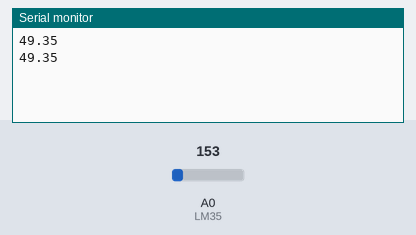
The sketch below on a simulated Arduino Uno, built with avr-gcc and run on an emulated ATmega328P. On the bench: the last lines printed to the serial monitor. Inputs (shaded band) come from the test bench; at power-on: A0 (LM35) = 153.

Above: at 1.8 s.
1.9 s: A0 (LM35) set to 165
At 2.8 s:
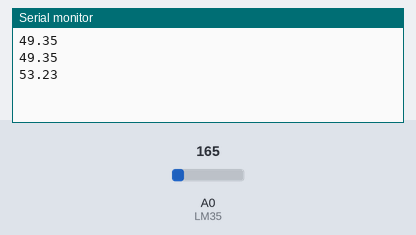
3.4 s: A0 (LM35) set to 175
At 4.8 s:
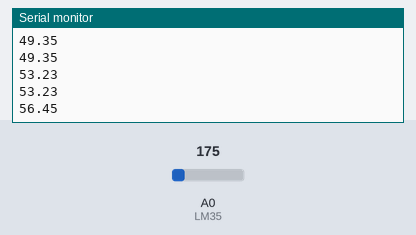
Timing chart, 0 to 6.4 s (numbered marks = the images above; inputs shaded):
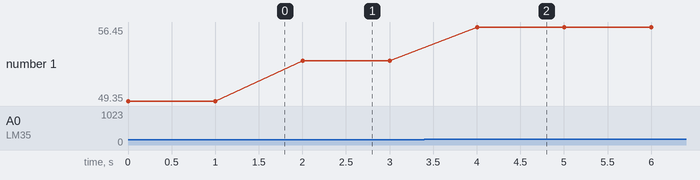

Measured:
- after the input at 1.9 s, the serial monitor: prints a new line after 0.10 s (image 1)
- after the input at 3.4 s, the serial monitor: prints a new line after 0.60 s (image 2)
- plotted number 1: 49.35 → 53.23 after the input at 1.9 s, 53.23 → 56.45 after the input at 3.4 s

The sketch:

ADC_Temp_3_3.ino
```cpp
//Sensor de temperatura usando el LM35 o TMP36 junto con un LCD
//Pratica para aprender a utilizar las entradas analogicas del Arduino (ADC)

//Definiciones
const int LM35 = A0; // Define el pin analogico del LM35
float temperatura; // Variable que armazenará la temperatura medida
int value;         //Variable entera para almacenar la conversión ADC


void setup() {
  analogReference (EXTERNAL); //Referencia analógica PIN AREF (3,3v)
  //Configuramos el puerto serial
  Serial.begin(9600);
}

//Función que será ejecutada continuamente
void loop() {
  //Lectura del Pin A0 (ADC)
  //value=analogRead(LM35); // Almacena el valor entero.
  //Conveierte el valor entero en Temperatura
  //temperatura=(value*5.0/1023.0) / 0.01;

  temperatura = (float(analogRead(LM35))*3.3/1023.0)/0.01;     //LM35
  //temperatura = (float(analogRead(LM35))*5.0/1023.0-0.5)/0.01; //TMP36

  Serial.println(temperatura);
  delay(1000);
}
```
